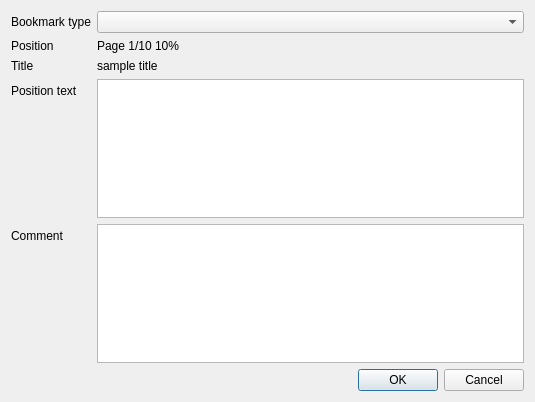
<?xml version="1.0" encoding="UTF-8"?>
<ui version="4.0">
 <class>AddBookmarkDialog</class>
 <widget class="QDialog" name="AddBookmarkDialog">
  <property name="geometry">
   <rect>
    <x>0</x>
    <y>0</y>
    <width>535</width>
    <height>402</height>
   </rect>
  </property>
  <property name="windowTitle">
   <string notr="true">Dialog</string>
  </property>
  <property name="toolTip">
   <string notr="true"/>
  </property>
  <property name="statusTip">
   <string notr="true"/>
  </property>
  <property name="whatsThis">
   <string notr="true"/>
  </property>
  <property name="accessibleName">
   <string notr="true"/>
  </property>
  <property name="accessibleDescription">
   <string notr="true"/>
  </property>
  <property name="windowFilePath">
   <string notr="true"/>
  </property>
  <layout class="QVBoxLayout" name="verticalLayout">
   <item>
    <layout class="QFormLayout" name="formLayout">
     <item row="0" column="0">
      <widget class="QLabel" name="label">
       <property name="text">
        <string notr="true">Bookmark type</string>
       </property>
      </widget>
     </item>
     <item row="0" column="1">
      <widget class="QComboBox" name="cbType">
       <property name="toolTip">
        <string notr="true"/>
       </property>
       <property name="statusTip">
        <string notr="true"/>
       </property>
       <property name="whatsThis">
        <string notr="true"/>
       </property>
       <property name="accessibleName">
        <string notr="true"/>
       </property>
       <property name="accessibleDescription">
        <string notr="true"/>
       </property>
      </widget>
     </item>
     <item row="1" column="0">
      <widget class="QLabel" name="label_2">
       <property name="text">
        <string notr="true">Position</string>
       </property>
      </widget>
     </item>
     <item row="1" column="1">
      <widget class="QLabel" name="lblPosition">
       <property name="toolTip">
        <string notr="true"/>
       </property>
       <property name="statusTip">
        <string notr="true"/>
       </property>
       <property name="whatsThis">
        <string notr="true"/>
       </property>
       <property name="accessibleName">
        <string notr="true"/>
       </property>
       <property name="accessibleDescription">
        <string notr="true"/>
       </property>
       <property name="text">
        <string notr="true">Page 1/10 10%</string>
       </property>
      </widget>
     </item>
     <item row="3" column="0">
      <widget class="QLabel" name="label_4">
       <property name="accessibleDescription">
        <string notr="true"/>
       </property>
       <property name="text">
        <string notr="true">Position text</string>
       </property>
      </widget>
     </item>
     <item row="4" column="0">
      <widget class="QLabel" name="lblComment">
       <property name="accessibleDescription">
        <string notr="true"/>
       </property>
       <property name="text">
        <string notr="true">Comment</string>
       </property>
      </widget>
     </item>
     <item row="4" column="1">
      <widget class="QPlainTextEdit" name="edComment"/>
     </item>
     <item row="3" column="1">
      <widget class="QPlainTextEdit" name="edPositionText"/>
     </item>
     <item row="2" column="0">
      <widget class="QLabel" name="label_6">
       <property name="text">
        <string notr="true">Title</string>
       </property>
      </widget>
     </item>
     <item row="2" column="1">
      <widget class="QLabel" name="lblTitle">
       <property name="text">
        <string notr="true">sample title</string>
       </property>
      </widget>
     </item>
    </layout>
   </item>
   <item>
    <widget class="QDialogButtonBox" name="buttonBox">
     <property name="toolTip">
      <string notr="true"/>
     </property>
     <property name="statusTip">
      <string notr="true"/>
     </property>
     <property name="whatsThis">
      <string notr="true"/>
     </property>
     <property name="accessibleName">
      <string notr="true"/>
     </property>
     <property name="accessibleDescription">
      <string notr="true"/>
     </property>
     <property name="orientation">
      <enum>Qt::Horizontal</enum>
     </property>
     <property name="standardButtons">
      <set>QDialogButtonBox::Cancel|QDialogButtonBox::Ok</set>
     </property>
    </widget>
   </item>
  </layout>
 </widget>
 <resources/>
 <connections>
  <connection>
   <sender>buttonBox</sender>
   <signal>accepted()</signal>
   <receiver>AddBookmarkDialog</receiver>
   <slot>accept()</slot>
   <hints>
    <hint type="sourcelabel">
     <x>248</x>
     <y>254</y>
    </hint>
    <hint type="destinationlabel">
     <x>157</x>
     <y>274</y>
    </hint>
   </hints>
  </connection>
  <connection>
   <sender>buttonBox</sender>
   <signal>rejected()</signal>
   <receiver>AddBookmarkDialog</receiver>
   <slot>reject()</slot>
   <hints>
    <hint type="sourcelabel">
     <x>316</x>
     <y>260</y>
    </hint>
    <hint type="destinationlabel">
     <x>286</x>
     <y>274</y>
    </hint>
   </hints>
  </connection>
 </connections>
</ui>
